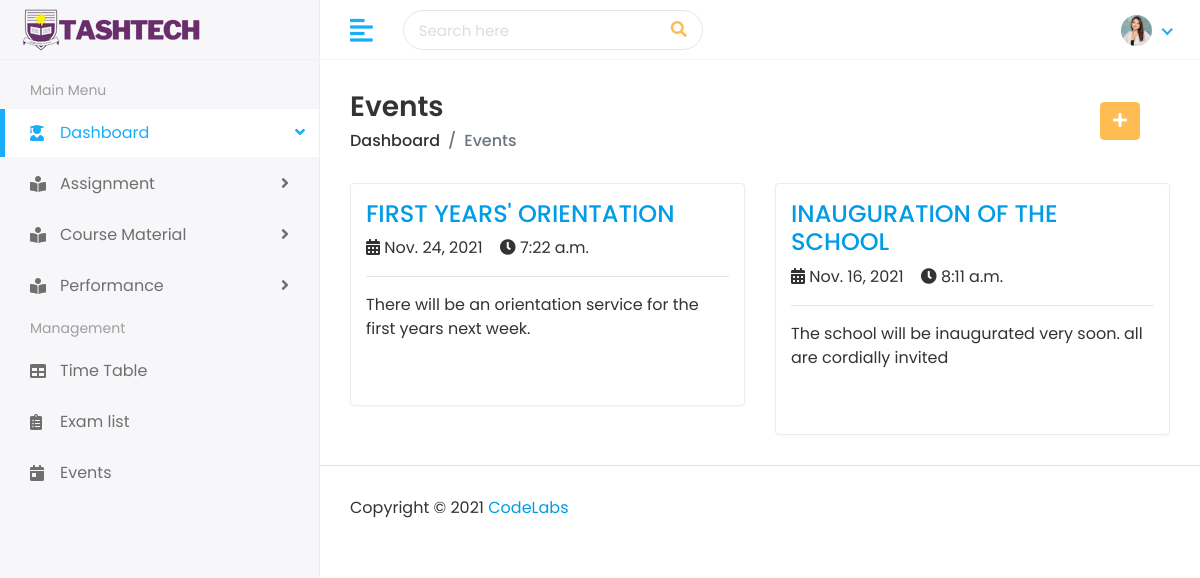
The app's page /teacher/teacher_event with its own data.
### TSMS/adminModels.py (models this page shows, shortened)
class Event(models.Model):
    event_heading = models.CharField(max_length=200)
    event_date = models.DateField()
    event_time = models.TimeField()
    event_content = models.TextField()

### TSMS/views.py (the view)
# urls.py: path('teacher/teacher_event', views.teacher_event, name='teacher_event'),
def teacher_event(request):
    events = Event.objects.all().order_by('-id')
    return render(request, 'teacher/event.html', {'events': events})

### templates/teacher/event.html (shortened to what this page needs)
{% extends 'base/teacher-base.html' %}
{% block content %}
<div class="content container-fluid">
    <div class="page-header">
        <div class="row align-items-center">
            <div class="col">
                <h3 class="page-title">Events</h3>
                <ul class="breadcrumb">
                    <li class="breadcrumb-item">
                        <a href="#">Dashboard</a>
                    </li>
                    <li class="breadcrumb-item active">Events</li>
                </ul>
            </div>
            <div class="col-auto text-right float-right ml-auto">
                <a href="{% url 'teacher_add_event' %}" class="btn btn-primary"><i class="fas fa-plus"></i></a>
            </div>
        </div>
    </div>
    <div class="row">
        {% for event in events %}
        <div class="col-12 col-sm-6">
            <div class="card">
                <div class="col-md-12 mt-3">
                    <h4>
                        <a href="#">{{event.event_heading}}</a>
                    </h4>
                    <div class="meta">
                        <ul>
                            <li>
                                <i class="fas fa-calendar-alt"></i> {{event.event_date}}
                                <span>&nbsp;&nbsp;&nbsp;<i class="fas fa-clock"></i>
                                    {{event.event_time}}</span>
                            </li>
                        </ul>
                    </div>
                    <hr />
                    <p>{{event.event_content}}</p>
                </div>
                <div class="card-body"></div>
            </div>
        </div>
        {% endfor %}
    </div>
</div>
{% endblock %}

### static/general_dashboards/assets/css/style.css (style rules this page uses)
html { height: 100% }
body { background-color: #fff; color: #333; font-family: poppins, sans-serif; font-size: 1rem; height: 100%; line-height: 1.5; overflow-x: hidden }
h1, h2, h3, h4, h5, h6 { font-family: poppins, sans-serif; margin-top: 0 }
a { color: #009ce7 }
input, button, a { transition: all .4s ease; -moz-transition: all .4s ease; -o-transition: all .4s ease; -ms-transition: all .4s ease; -webkit-transition: all .4s ease }
ul, ol { padding: 0; list-style: none }
.btn-primary { background-color: #ffbc53; border: 1px solid #ffbc53 }
.card { border: 1px solid #ececf5; box-shadow: 0 1px 3px 0 rgba(0, 0, 0, .03); margin-bottom: 1.875rem }
.card-body { padding: 1.5rem }
.page-wrapper>.content { padding: 1.875rem 1.875rem 0 }
.page-header { margin-bottom: 1.875rem }
.page-header .breadcrumb { background-color: transparent; color: #6c757d; font-size: 1rem; font-weight: 500; margin-bottom: 0; padding: 0 }
.page-header .breadcrumb a { color: #333 }
.page-title { font-size: 28px; font-weight: 600; color: #333; margin-bottom: 5px }

### records on screen
Event: event_heading "FIRST YEARS' ORIENTATION", event_date "Nov. 24, 2021", event_time "7:22 a.m.", event_content "There will be an orientation service for the first years next week."
Event: event_heading "INAUGURATION OF THE SCHOOL", event_date "Nov. 16, 2021", event_time "8:11 a.m.", event_content "The school will be inaugurated very soon. all are cordially invited"
